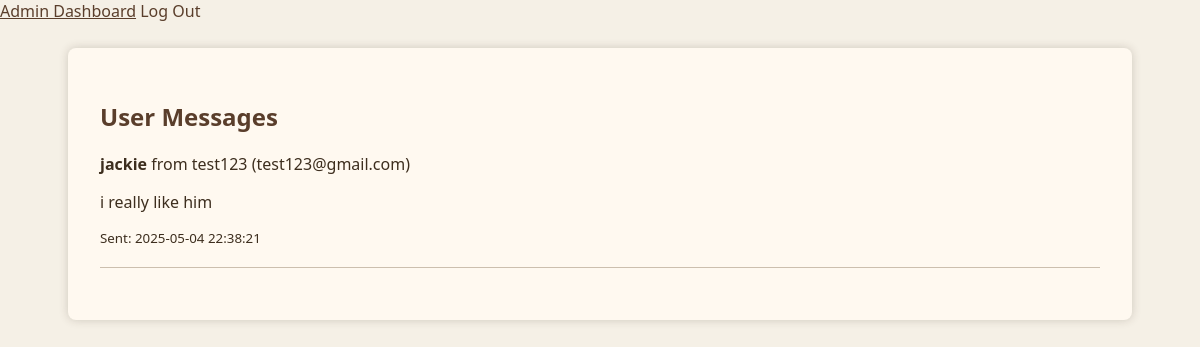
The page /SEProject/dogAdoptionCentre/admin/view_messages.php (signed in) on the database its author committed.
### tables this page shows
CREATE TABLE `contact_messages` (
  `id` int(11) NOT NULL,
  `user_id` int(11) NOT NULL,
  `subject` varchar(255) NOT NULL,
  `message` text NOT NULL,
  `sent_at` timestamp NOT NULL DEFAULT current_timestamp()
);

CREATE TABLE `users` (
  `id` int(11) NOT NULL,
  `first_name` varchar(100) NOT NULL,
  `email` varchar(255) NOT NULL,
  `password` varchar(255) NOT NULL,
  `created_at` timestamp NOT NULL DEFAULT current_timestamp()
);

### SEProject/dogAdoptionCentre/classes/User.php (called while the page is built, shortened)
<?php
class User
{
    private $db;
    public function __construct($db)
    {
        $this->db = $db;
    }
    public function getAllMessagesWithUserInfo()
    {
        $query = "SELECT c.*, u.first_name, u.email
                  FROM contact_messages c
                  JOIN users u ON c.user_id = u.id
                  ORDER BY sent_at DESC";
        $stmt = $this->db->prepare($query);
        $stmt->execute();
        return $stmt->fetchAll(PDO::FETCH_ASSOC);
    }
}

### SEProject/dogAdoptionCentre/admin/view_messages.php (the view, shortened to what this page needs)
<?php require_once '../template/header.php'; ?>
<?php
require '../classes/User.php';
$db = new Database();
$pdo = $db->getConnection();
$userModel = new User($pdo);
$messages = $userModel->getAllMessagesWithUserInfo();
?>
<!DOCTYPE html>
<html lang="en">
<head>
    <link rel="stylesheet" href="../css/theme.css">
</head>
<body>
<div class="container">
    <h2>User Messages</h2>
    <?php if (!empty($messages)): ?>
        <?php foreach ($messages as $msg): ?>
            <div style="margin-bottom: 20px;">
                <strong><?= htmlspecialchars($msg['subject']) ?></strong>
                from <?= htmlspecialchars($msg['first_name']) ?> (<?= htmlspecialchars($msg['email']) ?>)
                <p><?= nl2br(htmlspecialchars($msg['message'])) ?></p>
                <small>Sent: <?= htmlspecialchars($msg['sent_at']) ?></small>
            </div>
            <hr>
        <?php endforeach; ?>
    <?php else: ?>
        <p>No messages found.</p>
    <?php endif; ?>
</div>
</body>
</html>

### SEProject/dogAdoptionCentre/css/theme.css (style rules this page uses)
body { margin: 0; font-family: "Segoe UI", sans-serif; background-color: #f5f0e6; color: #3d2e1e; }
.container { max-width: 1000px; margin: 0 auto; padding: 2rem; background-color: #fff9f0; box-shadow: 0 0 10px rgba(61, 46, 30, 0.2); border-radius: 8px; }
h1, h2, h3 { color: #5a3e2b; }
hr { border: none; border-top: 1px solid #ccbfae; margin: 20px 0; }

### rows shown on the page
contact_messages: subject "jackie", user.first_name "test123", user.email "test123@gmail.com", message "i really like him", sent_at "2025-05-04 22:38:21"
